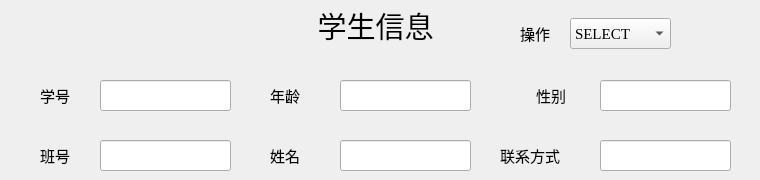
    <widget class="QWidget" name="page_student">
     <widget class="QLineEdit" name="lineEdit_sid">
      <property name="geometry">
       <rect>
        <x>100</x>
        <y>80</y>
        <width>131</width>
        <height>31</height>
       </rect>
      </property>
     </widget>
     <widget class="QLineEdit" name="lineEdit_sclass">
      <property name="geometry">
       <rect>
        <x>100</x>
        <y>140</y>
        <width>131</width>
        <height>31</height>
       </rect>
      </property>
     </widget>
     <widget class="QLineEdit" name="lineEdit_ssex">
      <property name="geometry">
       <rect>
        <x>600</x>
        <y>80</y>
        <width>131</width>
        <height>31</height>
       </rect>
      </property>
     </widget>
     <widget class="QLineEdit" name="lineEdit_sname">
      <property name="geometry">
       <rect>
        <x>340</x>
        <y>140</y>
        <width>131</width>
        <height>31</height>
       </rect>
      </property>
     </widget>
     <widget class="QLineEdit" name="lineEdit_stel">
      <property name="geometry">
       <rect>
        <x>600</x>
        <y>140</y>
        <width>131</width>
        <height>31</height>
       </rect>
      </property>
     </widget>
     <widget class="QLabel" name="label_sid">
      <property name="geometry">
       <rect>
        <x>40</x>
        <y>80</y>
        <width>51</width>
        <height>31</height>
       </rect>
      </property>
      <property name="font">
       <font>
        <family>Microsoft YaHei UI</family>
        <pointsize>11</pointsize>
       </font>
      </property>
      <property name="text">
       <string>学号</string>
      </property>
     </widget>
     <widget class="QLabel" name="label_sclass">
      <property name="geometry">
       <rect>
        <x>40</x>
        <y>140</y>
        <width>51</width>
        <height>31</height>
       </rect>
      </property>
      <property name="font">
       <font>
        <family>Microsoft YaHei UI</family>
        <pointsize>11</pointsize>
       </font>
      </property>
      <property name="text">
       <string>班号</string>
      </property>
     </widget>
     <widget class="QLabel" name="label_sage">
      <property name="geometry">
       <rect>
        <x>270</x>
        <y>80</y>
        <width>51</width>
        <height>31</height>
       </rect>
      </property>
      <property name="font">
       <font>
        <family>Microsoft YaHei UI</family>
        <pointsize>11</pointsize>
       </font>
      </property>
      <property name="text">
       <string>年龄</string>
      </property>
     </widget>
     <widget class="QLabel" name="label_sname">
      <property name="geometry">
       <rect>
        <x>270</x>
        <y>140</y>
        <width>51</width>
        <height>31</height>
       </rect>
      </property>
      <property name="font">
       <font>
        <family>Microsoft YaHei UI</family>
        <pointsize>11</pointsize>
       </font>
      </property>
      <property name="text">
       <string>姓名</string>
      </property>
     </widget>
     <widget class="QLabel" name="label_ssex">
      <property name="geometry">
       <rect>
        <x>536</x>
        <y>80</y>
        <width>51</width>
        <height>31</height>
       </rect>
      </property>
      <property name="font">
       <font>
        <family>Microsoft YaHei UI</family>
        <pointsize>11</pointsize>
       </font>
      </property>
      <property name="text">
       <string>性别</string>
      </property>
     </widget>
     <widget class="QLabel" name="label_stel">
      <property name="geometry">
       <rect>
        <x>500</x>
        <y>140</y>
        <width>91</width>
        <height>31</height>
       </rect>
      </property>
      <property name="font">
       <font>
        <family>Microsoft YaHei UI</family>
        <pointsize>11</pointsize>
       </font>
      </property>
      <property name="text">
       <string>联系方式</string>
      </property>
     </widget>
     <widget class="QLineEdit" name="lineEdit_sage">
      <property name="geometry">
       <rect>
        <x>340</x>
        <y>80</y>
        <width>131</width>
        <height>31</height>
       </rect>
      </property>
     </widget>
     <widget class="QLabel" name="label_student">
      <property name="geometry">
       <rect>
        <x>0</x>
        <y>0</y>
        <width>751</width>
        <height>51</height>
       </rect>
      </property>
      <property name="font">
       <font>
        <family>Microsoft YaHei UI</family>
        <pointsize>22</pointsize>
        <weight>50</weight>
        <bold>false</bold>
       </font>
      </property>
      <property name="text">
       <string>学生信息</string>
      </property>
      <property name="alignment">
       <set>Qt::AlignCenter</set>
      </property>
     </widget>
     <widget class="QComboBox" name="comboBox_student">
      <property name="geometry">
       <rect>
        <x>570</x>
        <y>18</y>
        <width>101</width>
        <height>31</height>
       </rect>
      </property>
      <property name="font">
       <font>
        <family>Times New Roman</family>
        <pointsize>11</pointsize>
       </font>
      </property>
      <item>
       <property name="text">
        <string>SELECT</string>
       </property>
      </item>
      <item>
       <property name="text">
        <string>INSERT</string>
       </property>
      </item>
      <item>
       <property name="text">
        <string>DELETE</string>
       </property>
      </item>
     </widget>
     <widget class="QLabel" name="label_student_combo">
      <property name="geometry">
       <rect>
        <x>520</x>
        <y>23</y>
        <width>41</width>
        <height>21</height>
       </rect>
      </property>
      <property name="font">
       <font>
        <family>Microsoft YaHei UI</family>
        <pointsize>11</pointsize>
       </font>
      </property>
      <property name="text">
       <string>操作</string>
      </property>
     </widget>
    </widget>
